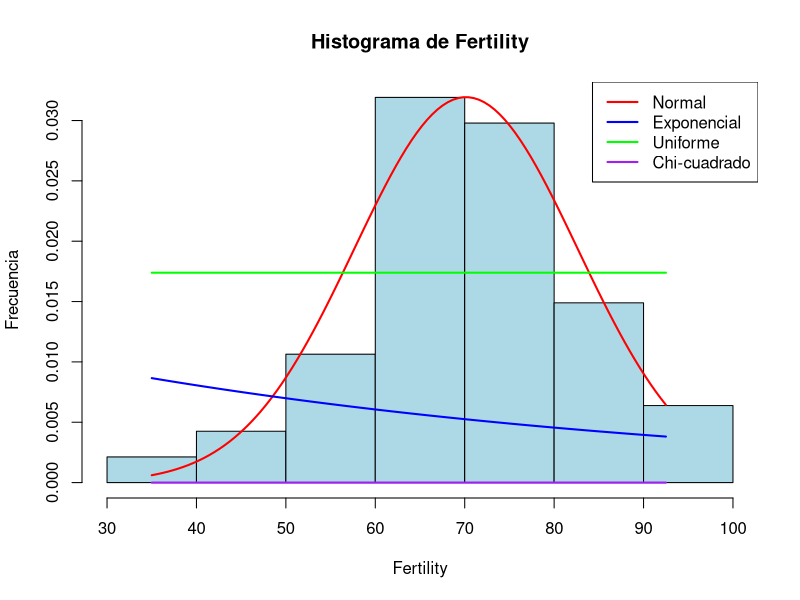
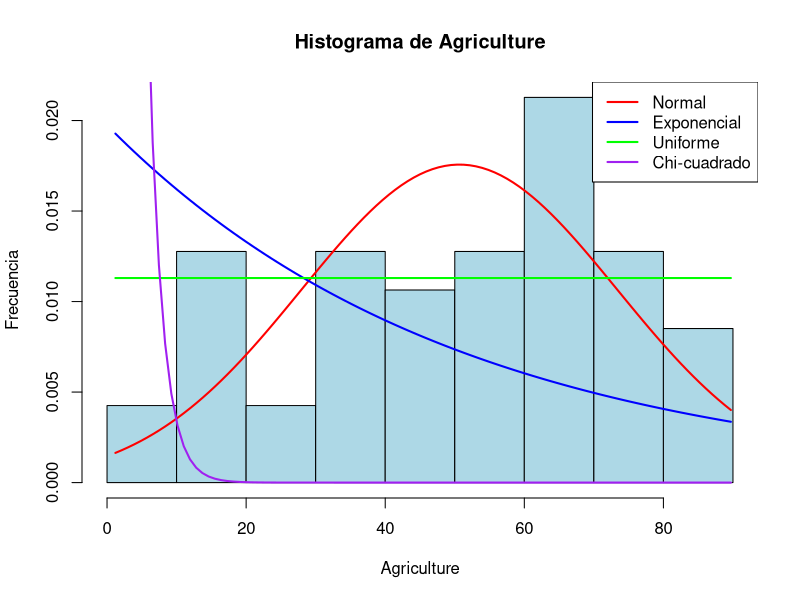
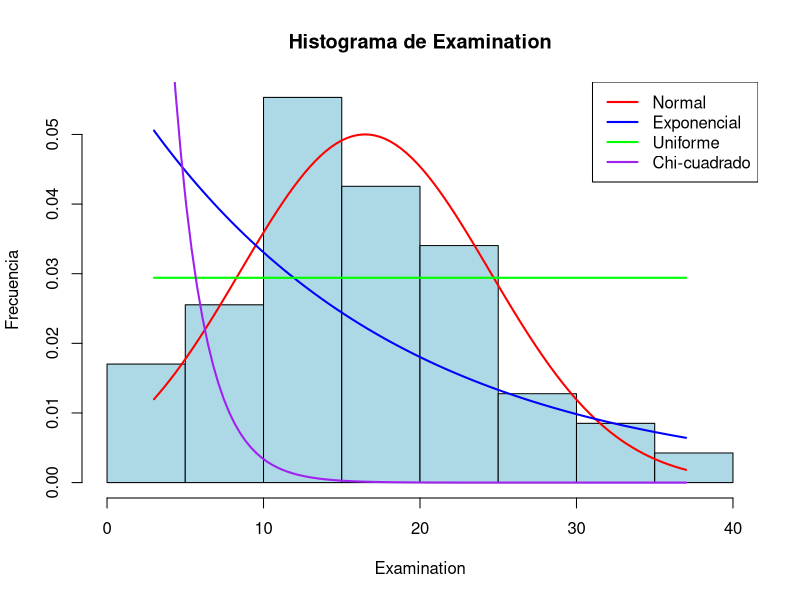
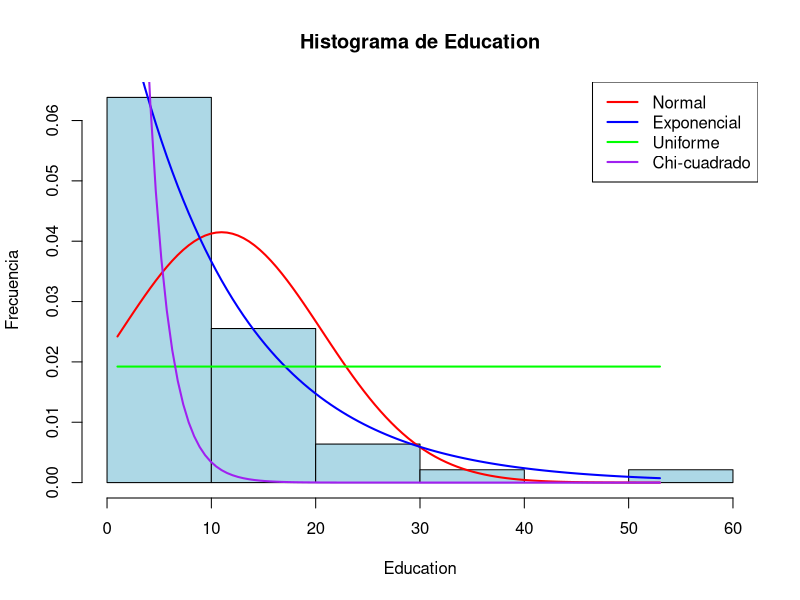
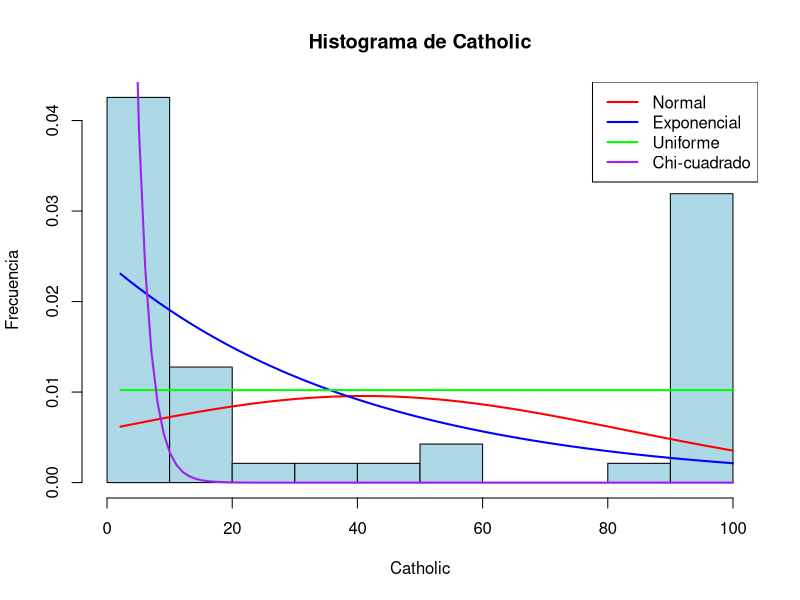
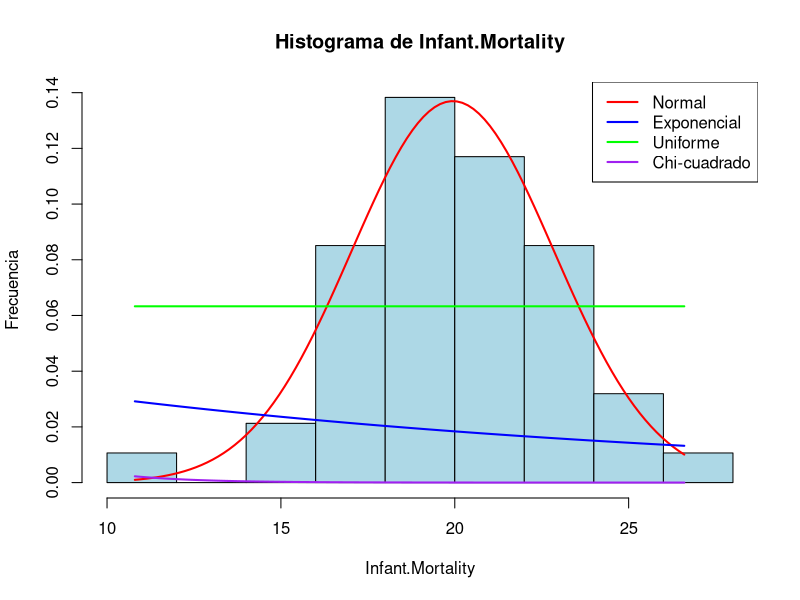

Source code (R) for these figures, in order:
# Crear la carpeta "Histogramas" si no existe
if (!dir.exists("Histogramas")) {
  dir.create("Histogramas")
}

# Cargar el conjunto de datos swiss
data(swiss)

# Crear una lista de nombres de las variables en swiss
variables <- names(swiss)

# Iterar sobre cada variable y generar su histograma con las curvas de densidad
for (var in variables) {
  # Extraer la variable actual
  variable <- swiss[[var]]
  
  # Especificar el archivo de salida para guardar la imagen en la carpeta "Histogramas"
  png(filename = paste0("Histogramas/histograma_", var, ".png"), width = 800, height = 600)
  
  # Crear el histograma
  hist(variable, 
       main = paste("Histograma de", var), 
       xlab = var, 
       ylab = "Frecuencia", 
       col = "lightblue", 
       border = "black", 
       probability = TRUE)
  
  # Generar la secuencia de valores para las curvas de densidad
  x <- seq(min(variable), max(variable), length = 100)
  
  # Curva de densidad normal
  y_normal <- dnorm(x, mean = mean(variable), sd = sd(variable))
  lines(x, y_normal, col = "red", lwd = 2)
  
  # Curva de densidad exponencial
  y_exp <- dexp(x, rate = 1/mean(variable))
  lines(x, y_exp, col = "blue", lwd = 2)
  
  # Curva de densidad uniforme
  y_unif <- dunif(x, min = min(variable), max = max(variable))
  lines(x, y_unif, col = "green", lwd = 2)
  
  # Curva de densidad chi-cuadrado
  df <- 2  # Grados de libertad para la distribución chi-cuadrado
  y_chi <- dchisq(x, df = df)
  lines(x, y_chi, col = "purple", lwd = 2)
  
  # Agregar una leyenda
  legend("topright", legend = c("Normal", "Exponencial", "Uniforme", "Chi-cuadrado"),
         col = c("red", "blue", "green", "purple"), lwd = 2)
  
  # Cerrar el dispositivo gráfico para guardar la imagen
  dev.off()
}
